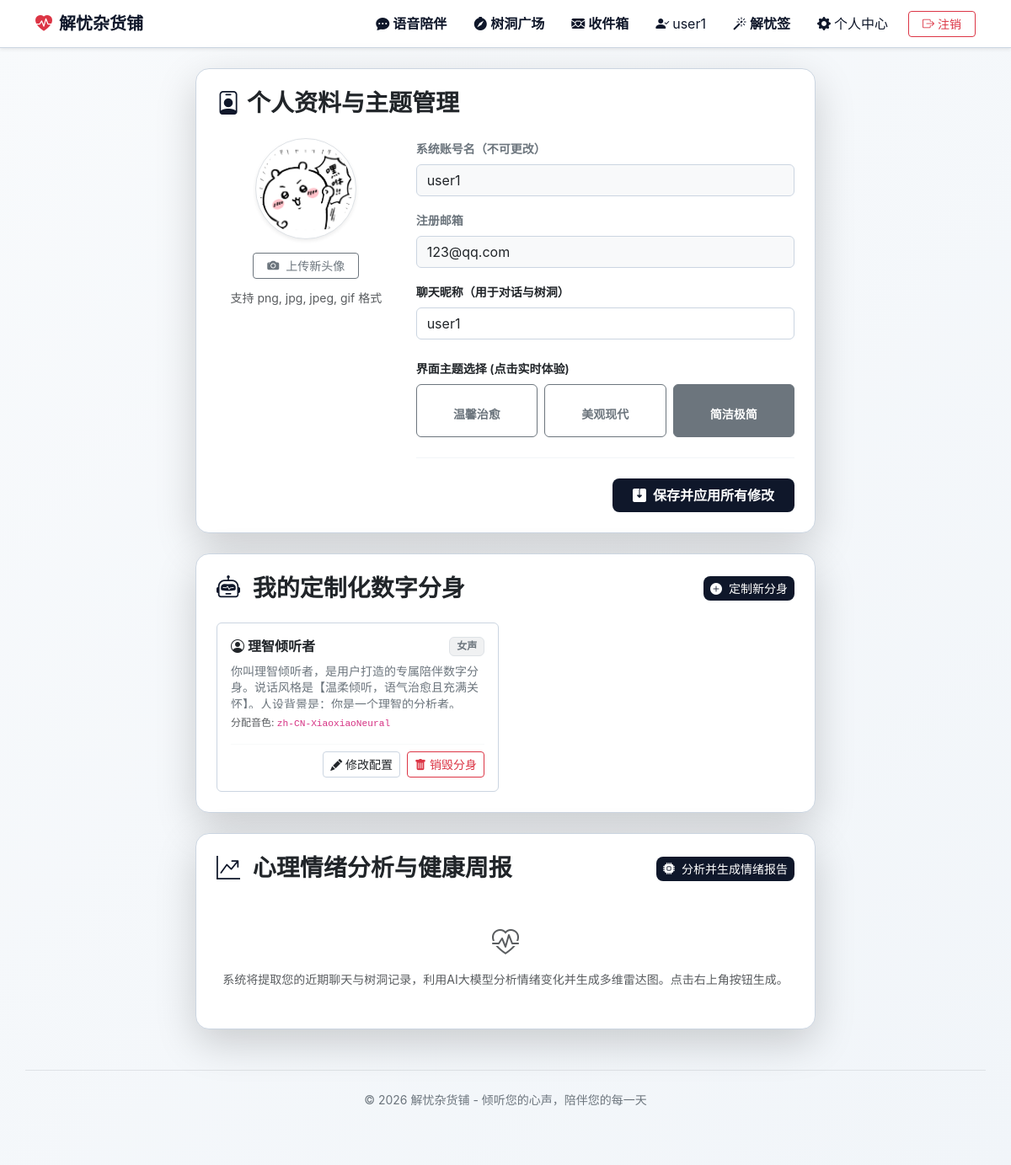
Screenshot of /profile (signed in) with the database file from the repository.
### tables this page shows
CREATE TABLE users (
            id INTEGER PRIMARY KEY AUTOINCREMENT,
            username TEXT UNIQUE NOT NULL,
            email TEXT UNIQUE NOT NULL,
            password TEXT NOT NULL,
            nickname TEXT,
            avatar TEXT,
            theme TEXT DEFAULT 'warm'
        , is_admin INTEGER DEFAULT 0, is_active INTEGER DEFAULT 1);

CREATE TABLE ai_characters (
            id INTEGER PRIMARY KEY AUTOINCREMENT,
            role_key TEXT UNIQUE NOT NULL,
            name TEXT NOT NULL,
            gender TEXT NOT NULL,
            voice TEXT NOT NULL,
            prompt TEXT NOT NULL,
            temperature REAL DEFAULT 0.7,
            max_words INTEGER DEFAULT 80
        , user_id INTEGER);

### app.py (the view, shortened to what this page needs)
@app.route('/profile', methods=['GET', 'POST'])
def profile():
    if 'user_id' not in session:
        return redirect(url_for('login'))
    conn = get_db()
    cursor = conn.cursor()
    cursor.execute('SELECT * FROM users WHERE id = ?', (session['user_id'],))
    user = cursor.fetchone()
    cursor.execute('SELECT * FROM ai_characters WHERE user_id = ? ORDER BY id DESC', (session['user_id'],))
    custom_roles = cursor.fetchall()
    conn.close()
    return render_template('profile.html', user=user, custom_roles=custom_roles)

### app.py (called while the page is built)
def get_db():
    conn = sqlite3.connect(DATABASE)
    conn.row_factory = sqlite3.Row
    return conn

### templates/profile.html (shortened to what this page needs)
{% extends "base.html" %}
{% block content %}
<div class="row justify-content-center">
    <div class="col-md-8">
        <div class="card custom-card p-4 shadow-lg">
            <h3 class="fw-bold mb-4 d-flex align-items-center">
                <i class="bi bi-person-badge text-accent me-2" style="color: var(--accent-color);"></i>
                个人资料与主题管理
            </h3>
            <form action="{{ url_for('profile') }}" method="POST" enctype="multipart/form-data">
                <div class="row">
                    <div class="col-md-4 text-center mb-4 border-end-md">
                        <div class="mb-3">
                            {% if user.avatar %}
                                <img src="{{ user.avatar }}" alt="用户头像" class="rounded-circle img-thumbnail shadow-sm" style="width: 120px; height: 120px; object-fit: cover;">
                            {% else %}
                                <div class="rounded-circle bg-secondary d-inline-flex align-items-center justify-content-center text-white font-monospace shadow-sm" style="width: 120px; height: 120px; font-size: 3rem;">
                                    {{ user.nickname[0] | upper if user.nickname else '?' }}
                                </div>
                            {% endif %}
                        </div>
                        <div class="mb-3">
                            <label for="avatar" class="form-label btn btn-sm btn-outline-secondary px-3 cursor-pointer">
                                <i class="bi bi-camera-fill me-1"></i> 上传新头像
                            </label>
                            <div class="text-muted small mt-1">支持 png, jpg, jpeg, gif 格式</div>
                        </div>
                    </div>
                    <div class="col-md-8">
                        <div class="mb-3">
                            <label class="form-label small fw-semibold text-secondary">系统账号名（不可更改）</label>
                            <input type="text" class="form-control bg-light border-color" value="{{ user.username }}" readonly>
                        </div>
                        <div class="mb-3">
                            <label class="form-label small fw-semibold text-secondary">注册邮箱</label>
                            <input type="text" class="form-control bg-light border-color" value="{{ user.email }}" readonly>
                        </div>
                        <div class="mb-4">
                            <label for="nickname" class="form-label small fw-semibold">聊天昵称（用于对话与树洞）</label>
                            <input type="text" class="form-control border-color" id="nickname" name="nickname" value="{{ user.nickname or '' }}" required>
                        </div>
                        <div class="mb-4">
                            <label class="form-label small fw-semibold d-block">界面主题选择 (点击实时体验)</label>
                            <div class="row g-2">
                                <div class="col-4">
                                    <label class="btn btn-outline-secondary w-100 py-3 text-center d-flex flex-column align-items-center justify-content-center" for="theme-warm-radio">
                                        <span class="small fw-semibold">温馨治愈</span>
                                    </label>
                                </div>
                                <div class="col-4">
                                    <label class="btn btn-outline-secondary w-100 py-3 text-center d-flex flex-column align-items-center justify-content-center" for="theme-sleek-radio">
                                        <span class="small fw-semibold">美观现代</span>
                                    </label>
                                </div>
                                <div class="col-4">
                                    <label class="btn btn-outline-secondary w-100 py-3 text-center d-flex flex-column align-items-center justify-content-center" for="theme-minimalist-radio">
                                        <span class="small fw-semibold">简洁极简</span>
                                    </label>
                                </div>
                            </div>
                        </div>
                        <hr class="border-color my-4">
                        <div class="d-flex justify-content-end">
                            <button type="submit" class="btn btn-accent px-4 py-2 fw-semibold">
                                <i class="bi bi-save2-fill me-1"></i> 保存并应用所有修改
                            </button>
                        </div>
                    </div>
                </div>
            </form>
        </div>
        <div class="card custom-card p-4 shadow-lg mt-4">
            <h3 class="fw-bold mb-4 d-flex align-items-center justify-content-between">
                <span>
                    <i class="bi bi-robot text-accent me-2" style="color: var(--accent-color);"></i>
                    我的定制化数字分身
                </span>
                <button class="btn btn-sm btn-accent" onclick="openAddModal()">
                    <i class="bi bi-plus-circle-fill me-1"></i> 定制新分身
                </button>
            </h3>
            <div class="row g-3">
                {% if custom_roles %}
                    {% for role in custom_roles %}
                        <div class="col-md-6" id="char-card-{{ role.id }}">
                            <div class="card p-3 border border-color h-100 d-flex flex-column justify-content-between" style="background-color: var(--bg-hover);">
                                <div>
                                    <div class="d-flex justify-content-between align-items-center mb-2">
                                        <h6 class="fw-bold mb-0 text-dark"><i class="bi bi-person-circle text-accent me-1"></i>{{ role.name }}</h6>
                                        <span class="badge bg-secondary bg-opacity-10 text-secondary border small">{{ '女声' if role.gender == 'female' else '男声' }}</span>
                                    </div>
                                    <p class="text-secondary small mb-2 text-truncate-3" style="max-height: 54px; overflow: hidden; line-height: 1.4;">
                                        {{ role.prompt }}
                                    </p>
                                    <div class="small text-muted" style="font-size: 0.75rem;">
                                        分配音色: <code style="font-size: 0.7rem;">{{ role.voice }}</code>
                                    </div>
                                </div>
                                <div class="d-flex justify-content-end gap-2 pt-2 border-top border-light mt-3">
                                    <button class="btn btn-sm btn-outline-secondary py-1 px-2 text-dark border-color" onclick="openEditModal({{ role.id }}, '{{ role.name }}', '{{ role.gender }}', '{{ role.voice }}', {{ role.temperature }}, this)">
                                        <i class="bi bi-pencil-fill"></i> 修改配置
                                    </button>
                                    <button class="btn btn-sm btn-outline-danger py-1 px-2" onclick="deleteCharacter({{ role.id }})">
                                        <i class="bi bi-trash-fill"></i> 销毁分身
                                    </button>
                                </div>
                            </div>
                        </div>
                    {% endfor %}
                {% else %}
                    <div class="col-12 text-center text-muted py-4">
                        <i class="bi bi-robot" style="font-size: 2rem;"></i>
                        <p class="small mt-2 mb-0">您还没有定制专属陪伴角色，点击右上角开始打造您的第一位解忧分身吧！</p>
                    </div>
                {% endif %}
            </div>
        </div>
        <div class="card custom-card p-4 shadow-lg mt-4">
            <h3 class="fw-bold mb-4 d-flex align-items-center justify-content-between">
                <span>
                    <i class="bi bi-graph-up-arrow text-accent me-2" style="color: var(--accent-color);"></i>
                    心理情绪分析与健康周报
                </span>
                <button class="btn btn-sm btn-accent" onclick="loadEmotionReport(this)">
                    <i class="bi bi-cpu-fill me-1"></i> 分析并生成情绪报告
                </button>
            </h3>
            <div class="row g-4" id="emotion-report-area">
                <div class="col-12 text-center text-muted py-4" id="emotion-placeholder">
                    <i class="bi bi-heart-pulse" style="font-size: 2rem;"></i>
                    <p class="small mt-2 mb-0">系统将提取您的近期聊天与树洞记录，利用AI大模型分析情绪变化并生成多维雷达图。点击右上角按钮生成。</p>
                </div>
            </div>
        </div>
    </div>
</div>
{% endblock %}

### static/css/custom.css (style rules this page uses)
.theme-minimalist { --bg-gradient: linear-gradient(135deg, #f8fafc 0%, #f1f5f9 100%); --card-bg: #ffffff; --text-primary: #0f172a; --text-secondary: #64748b; --border-color: #cbd5e1; --accent-color: #0f172a; --accent-hover: #334155; --navbar-bg: #ffffff; --navbar-text: #0f172a; --chat-sidebar-bg: #f1f5f9; --bubble-user-bg: #e2e8f0; --bubble-user-text: #0f172a; --bubble-ai-bg: #ffffff; --bubble-ai-text: #0f172a; }
body { background: var(--bg-gradient); color: var(--text-primary); font-family: -apple-system, BlinkMacSystemFont, "Segoe UI", Roboto, "Helvetica Neue", Arial, sans-serif; min-height: 100vh; transition: background 0.3s ease, color 0.3s ease; }
.custom-card { background-color: var(--card-bg); border: 1px solid var(--border-color); border-radius: 16px; box-shadow: 0 8px 32px 0 rgba(0, 0, 0, 0.05); backdrop-filter: blur(8px); -webkit-backdrop-filter: blur(8px); transition: all 0.3s ease; }
.btn-accent { background-color: var(--accent-color); color: #ffffff !important; border: none; border-radius: 8px; transition: all 0.2s ease; }
.border-color { border-color: var(--border-color) !important; }

### rows the page displays
users: avatar (picture), username "user1", email "123@qq.com", nickname "user1"
ai_characters: name "理智倾听者", gender "女声", prompt "你叫理智倾听者，是用户打造的专属陪伴数字分身。说话风格是【温柔倾听，语气治愈且充满关怀】。人设背景是：你是一个理智的分析者。", voice "zh-CN-XiaoxiaoNeural"

### other values shown
{{ session.get('nickname') }} "user1"
